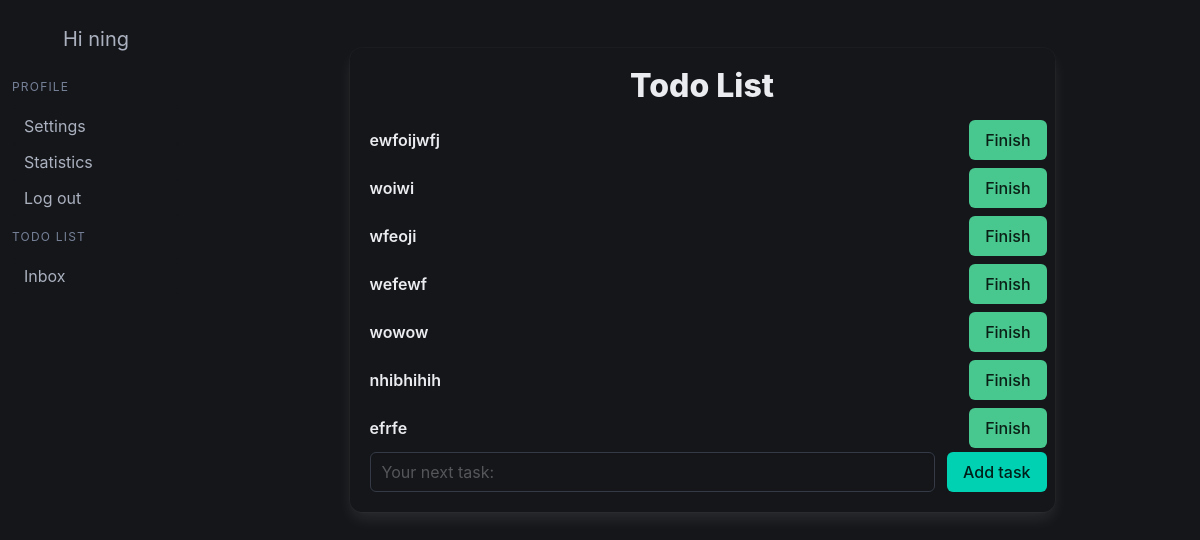
Page /app/inbox (signed in) on the committed database.
### app/models.py (models this page shows, shortened)
class Task(models.Model):
    user = models.ForeignKey(User, on_delete=models.CASCADE)
    title = models.CharField(max_length=50)
    description = models.TextField()
    completed = models.BooleanField()

### app/views.py (the view)
# urls.py: path("inbox", inbox, name="inbox"),
def inbox(request):
    user = request.user
    if not user.is_authenticated:
        messages.error(request, "You must be logged in to see your Todo list.")
        return redirect("login")
    tasks = Task.objects.filter(user=user).order_by("completed")
    form = TaskForm()
    return render(
        request,
        "app/inbox.html",
        {
            "tasks": tasks,
            "form": form,
        },
    )

### app/forms.py
class TaskForm(forms.ModelForm):
    class Meta:
        model = Task
        fields = ["title", ]

### templates/app/inbox.html (shortened to what this page needs)
{% extends "app/app_base.html" %}
{% load static %}
{% block content %}
<section class="hero">
    <div class="hero-body">
        <div class="container is-max-tablet box">
            <p class="title has-text-centered">Todo List</p>
            <div id="task-list">
            {% for task in tasks %}
                {% include 'app/task.html' %}
            {% endfor %}
            </div>
            <form id="add-task-form" action="{% url 'add_task' %}" method="post">
                <div class="columns">
                    <div class="column">
                        <input placeholder="Your next task:" class="input" type="text" name="title" maxlength="50" required="" id="id_title">
                    </div>
                    <div class="buttons">
                        <button class="button is-primary" type="submit">Add task</button>
                    </div>
                </div>
            </form>
        </div>
    </div>
</section>
{% endblock %}

### templates/app/app_base.html (shortened to what this page needs)
<!DOCTYPE html>
{% load static %}
<html data-theme="{{ user.profile.theme }}">
<head>
    <link rel="stylesheet" href="https://cdn.jsdelivr.net/npm/bulma@1.0.2/css/bulma.min.css">
    <link rel="stylesheet" href="{% static 'css/theme.css' %}">
</head>
<body>
    <div class="columns">
    {% include "app/menu.html" %}
    <main class="column">
        {% block content %}
        {% endblock %}
    </main>
    </div>
</body>
</html>

### templates/app/menu.html (shortened to what this page needs)
{% load static %}
<div class="column is-2 pl-5 pt-5">
    <aside class="is-fullheight menu">
        <div class="profile-section has-text-centered mb-5">
            <p class="is-size-5 mt-3">Hi {{ user.username }}</p>
        </div>
        <p class="menu-label">Profile</p>
        <ul class="menu-list">
            <li><a href="{% url 'settings' %}">Settings</a></li>
            <li><a href="{% url 'statistics' %}">Statistics</a></li>
            <li>
                <form action="{% url 'logout' %}" method="post">
                    <button type="submit">Log out</button>
                </form>
            </li>
        </ul>
        <p class="menu-label">Todo List</p>
        <ul class="menu-list">
            <li><a href="{% url 'inbox' %}">Inbox</a></li>
        </ul>
    </aside>
</div>

### templates/app/task.html (shortened to what this page needs)
<div id="task" class="columns is-vcentered" data-completed="{{ task.completed }}">
    <div class="column">
        {% if task.completed %}
        <strike>
        {% else %}
        <strong>
        {% endif %}
        <p>{{ task.title }}</p>
        {% if task.completed %}
        </strike>
        {% else %}
        </strong>
        {% endif %}
    </div>
    <div class="buttons">
        <form action="{% url 'toggle_task' %}" method="post">
            {% if not task.completed %}
                <button class="button is-success" type="submit">Finish</button>
            {% else %}
                <button class="button" type="submit">Undo</button>
            {% endif %}
        </form>
    </div>
</div>

### rows in the picture
Task: title "ewfoijwfj", completed "Finish"
Task: title "woiwi", completed "Finish"
Task: title "wfeoji", completed "Finish"
Task: title "wefewf", completed "Finish"
Task: title "wowow", completed "Finish"
Task: title "nhibhihih", completed "Finish"
Task: title "efrfe", completed "Finish"

### other values in the picture
{{ user.username }} "ning"
